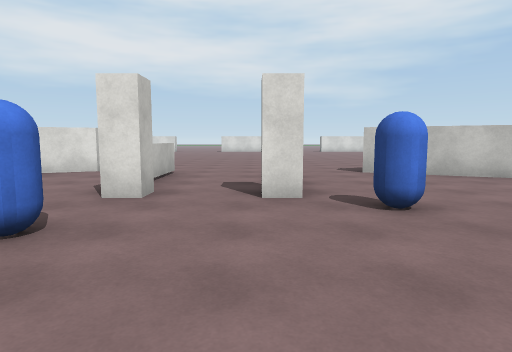
view 1 (above)

24 first-person views from a walk through a scene from a Unity 3-D project. The camera is 1.4 m above the floor, tilts 6° down and sees 75° across. The floor is counted in squares, 2 m on a side. Each view is taken from the middle of a square. On the plan, view 1 faces up. The plan holds only what a view shows up to about 10 squares ahead; the rest is blank. The place goes on beyond the plan. Some surface patterns are stand-ins.

view 2
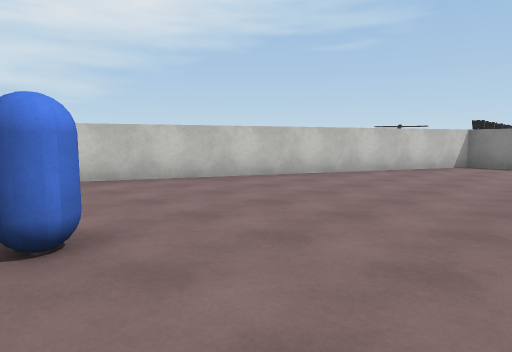

view 3
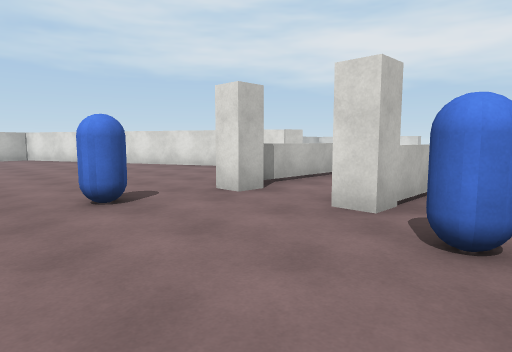

view 4
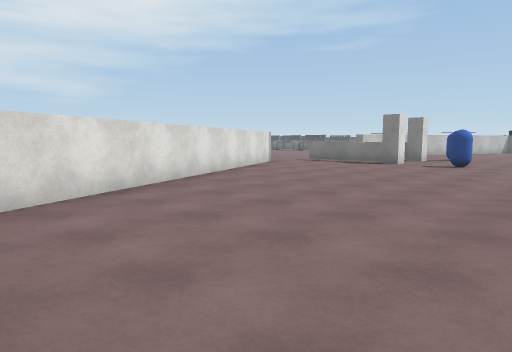

view 5
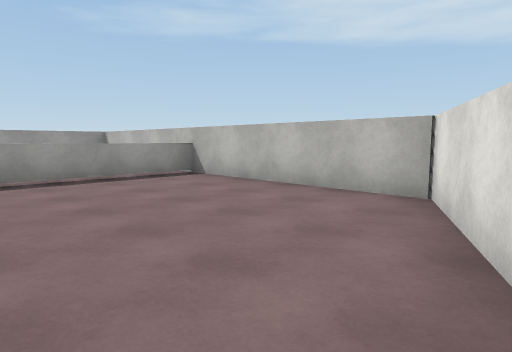

view 6
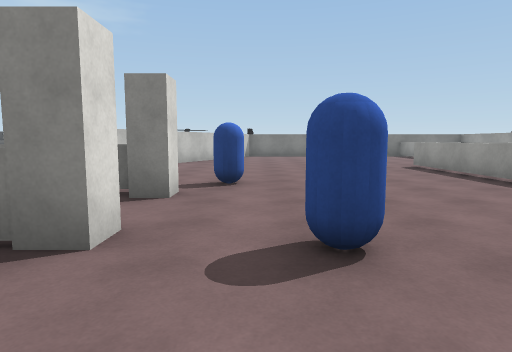

view 7
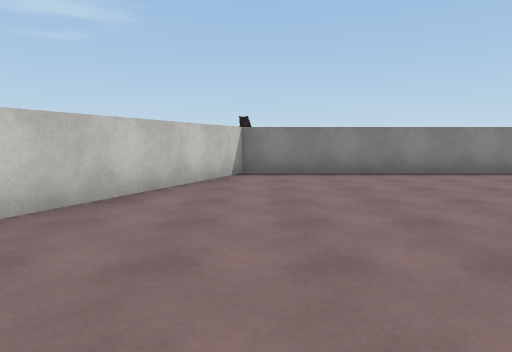

view 8
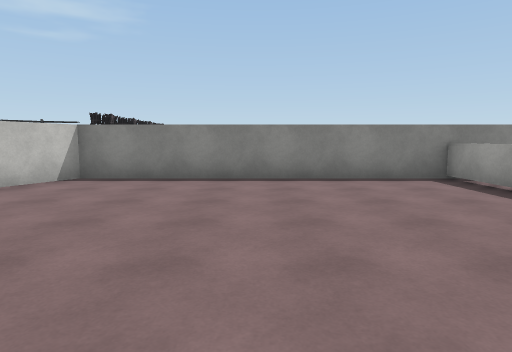

view 9
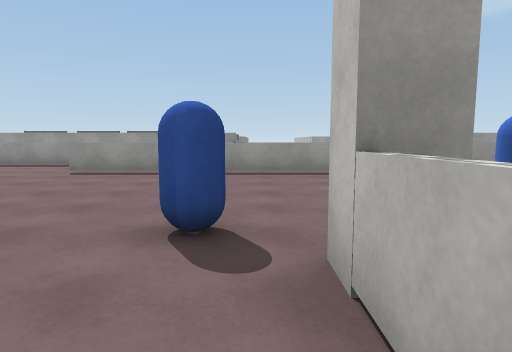

view 10
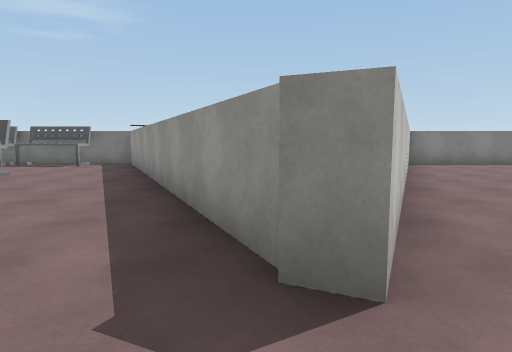

view 11
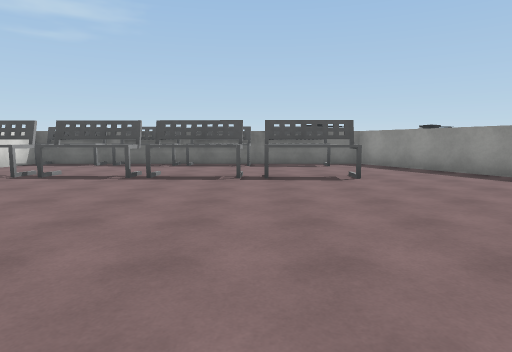

view 12
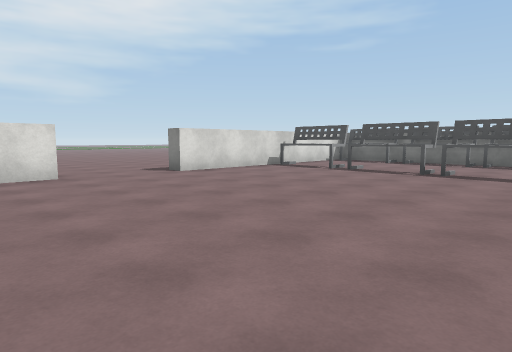

view 13
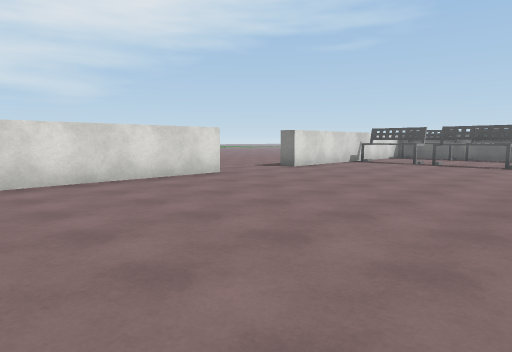

view 14
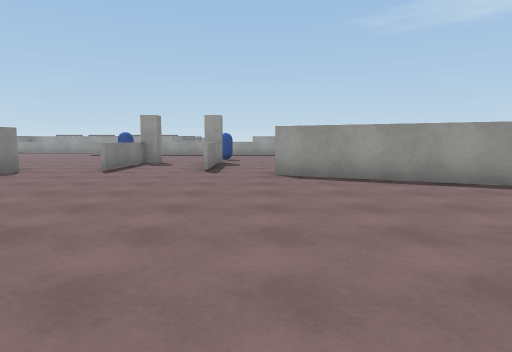

view 15
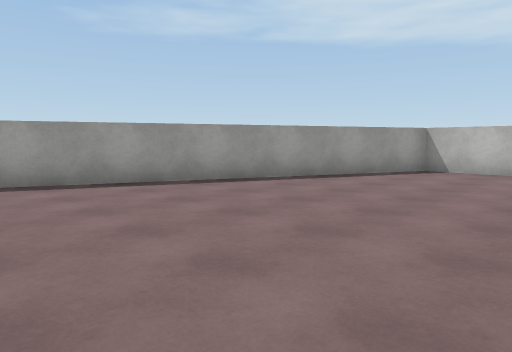

view 16
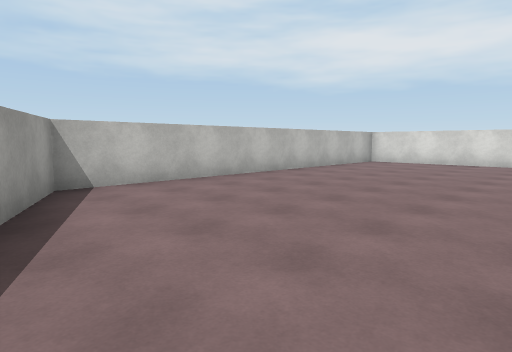

view 17
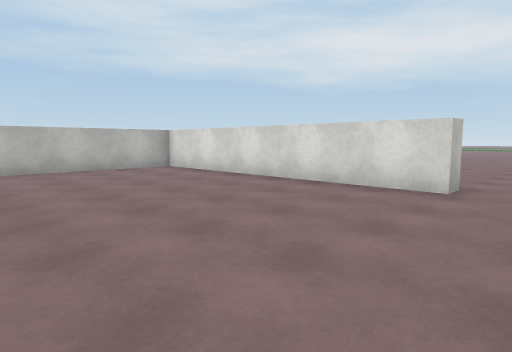

view 18
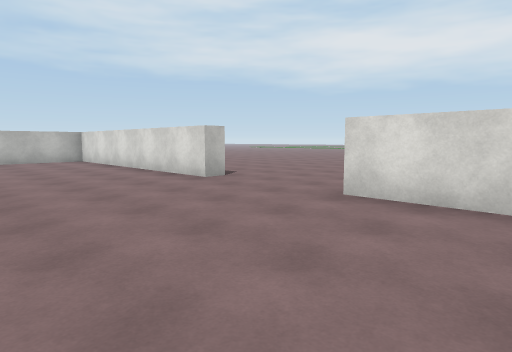

view 19
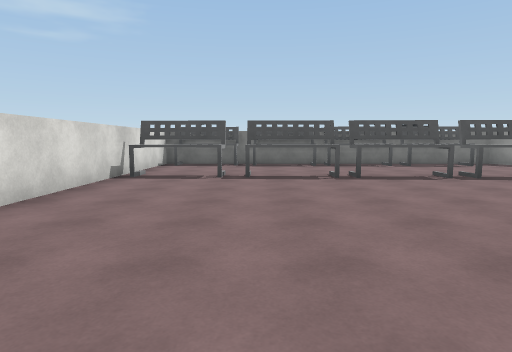

view 20
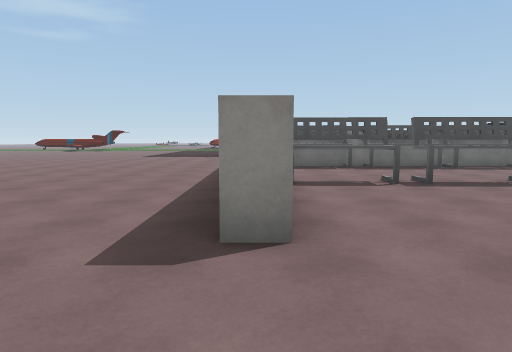

view 21
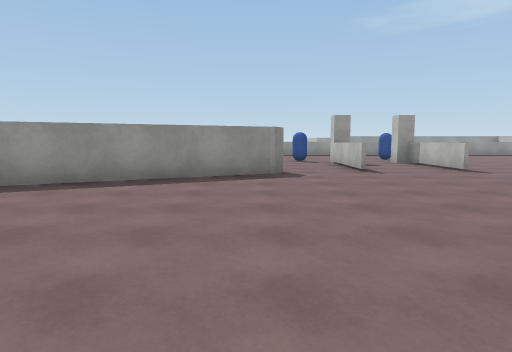

view 22
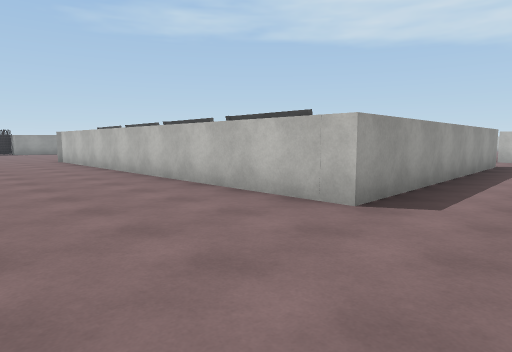

view 23
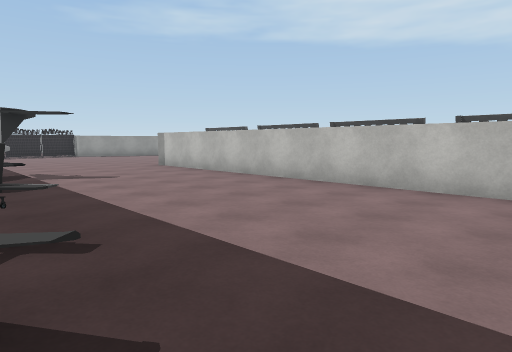

view 24
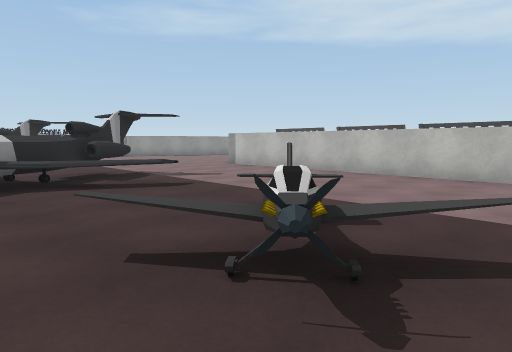

### Floor plan
Points are (right, up) in squares from view 1. A wall is a line through its corners. A room is listed if a view was taken in it or the views show most of it. See-through windows are left out.
Room 1 (views 1, 2, 3, 4, 5, 6, 7, 8, 9)
walls: (-0.6, -1.3) (5.1, -1.3); (-1.9, 4.5) (-1.9, 6.4); (-4.2, -1.3) (-3.6, -1.3); (0.6, 6.4) (0.6, 4.5); (-3.6, 7.8) (-12.3, 3.7) (-12.3, -3.5); (-12.4, -1.3) (-8.8, -1.3); (11.2, -3.5) (11.2, 3.3) (2.4, 7.4)
ways out: opening at (-3, 7) to room 2; opening at (-1, 5) to room 2; opening at (1.5, 7) to room 2
objects: blue capsule (-2, 3); white block (-2, 4); white block (0, 4); blue capsule (1, 3)
Room 2 (views 10, 11, 12, 13, 14, 15, 16, 17, 18, 19, 20, 21, 22, 23, 24)
walls: (11.7, 12.6) (11.7, 12); (11.2, 14.9) (11.2, 15.6); (11.7, 15.6) (11.7, 14.5); (15.7, 12.4) (16.9, 13.3); (15.9, 12.8) (18.3, 14.2); (16, 13.3) (16.4, 13.6); (16.3, 13.5) (16.8, 13.8); (11.1, 21.9) (4.2, 21.9); (2.4, 7.4) (2.5, 7.8) (11.1, 11.8); (4.2, 21.6) (4.2, 22.3) (11.7, 22.3) (11.7, 21.5); (0.6, 7.4) (0.6, 6.4); (1.8, 21.9) (-2.4, 21.9); (0.5, 4.6) (0.5, 7.4); (-1.8, 7.4) (-1.8, 4.9); (-1.9, 6.4) (-1.9, 7.4); (-5.3, 22.5) (-5.3, 21.9) (-12.3, 21.9) (-12.3, 12.3) (-3.4, 8.1) (-3.6, 7.8)
low walls: (16.4, 15.2) (18.3, 14.3)
ways out: opening at (-3, 7) to room 1; opening at (-1, 5) to room 1; opening at (1.5, 7) to room 1; opening at (-4.5, 23.5)
objects: bench (7, 13) to (8, 15); bench (8, 16); bench (8, 17) to (8, 19); bench (8, 20) to (8, 21); bench (11, 13) to (11, 14); bench (11, 16) to (11, 17); bench (11, 18) to (11, 19); bench (11, 20) to (11, 21); other object (17, 18) to (18, 19)

Positions as (right, up) in squares from view 1, and headings:
1: (0, 0), facing up
2: (1, 1), facing up-right
3: (2, 1), facing up-left
4: (-12, 0), facing up-right
5: (-8, 5), facing down-left
6: (-4, 3), facing right
7: (4, 3), facing right
8: (5, 0), facing right
9: (1, 6), facing down
10: (1, 8), facing right
11: (1, 15), facing right
12: (0, 15), facing up-right
13: (-3, 16), facing up-right
14: (-3, 15), facing down
15: (-4, 15), facing down-left
16: (-7, 11), facing up-left
17: (-4, 17), facing up-left
18: (0, 18), facing up-left
19: (1, 19), facing right
20: (2, 22), facing right
21: (3, 15), facing down
22: (15, 24), facing down-left
23: (17, 21), facing down-left
24: (19, 20), facing down-left
